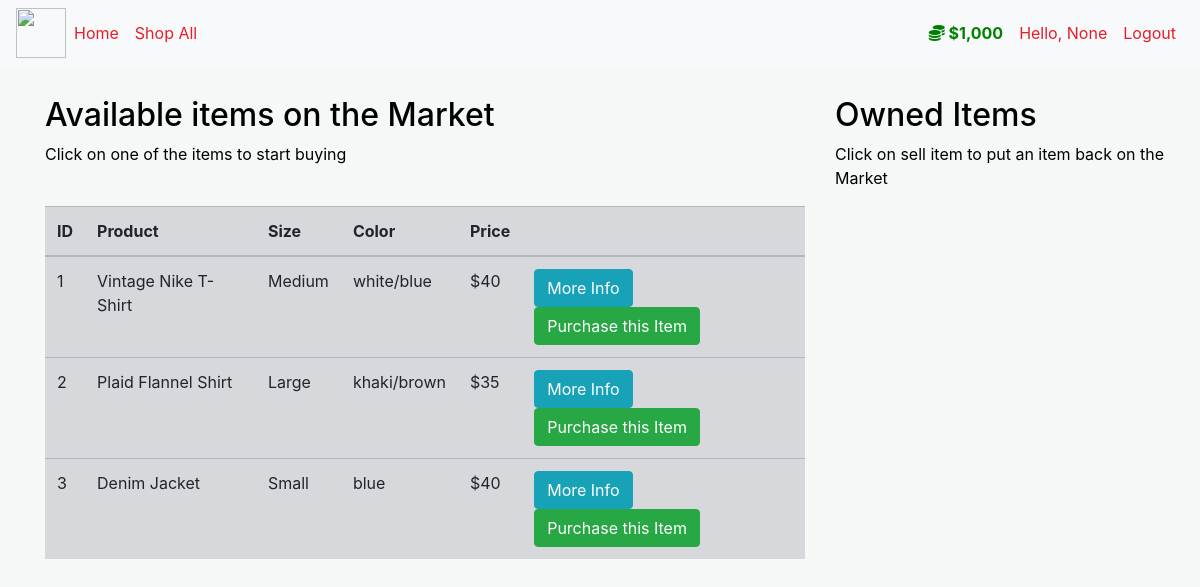
Page /stitch-shop-all (signed in) on the committed database.
### market/models.py (models this page shows, shortened)
class User(db.Model, UserMixin):
    id = db.Column(db.Integer(), primary_key=True)
    username = db.Column(db.String(length=30), nullable=False, unique=True)
    first_name = db.Column(db.String(),nullable=False)
    last_name = db.Column(db.String(), nullable=False)
    email_address = db.Column(db.String(length=50), nullable=False, unique=True)
    password_hash = db.Column(db.String(length=60), nullable=False)
    budget = db.Column(db.Integer(), nullable=False, default=1000)
    items = db.relationship('Item', backref='owned_user', lazy=True)
    @property
    def prettier_budget(self):
        if len(str(self.budget)) >= 4:
            return f'${str(self.budget)[:-3]},{str(self.budget)[-3:]}'
        else:
            return f'${self.budget}'
    @property
    def password(self):
        return self.password

class Item(db.Model):
    id = db.Column(db.Integer(), primary_key=True)
    product = db.Column(db.String(length=30), nullable=False, unique=True)
    size = db.Column(db.String(length=10), nullable=False)
    color = db.Column(db.String(length=20), nullable=False)
    price = db.Column(db.Integer(), nullable=False)
    description = db.Column(db.String(length=1024), nullable=False, unique=True)
    owner = db.Column(db.Integer(), db.ForeignKey('user.id'))

### market/routes.py (the view, shortened to what this page needs)
@app.route('/stitch-shop-all', methods=['GET', 'POST'])
@login_required
def market_page():
    purchase_form = PurchaseItemForm()
    selling_form = SellItemForm()
    if request.method == "GET":
        items = Item.query.filter_by(owner=None)
        owned_items = Item.query.filter_by(owner=current_user.id)
        return render_template('market.html', items=items, purchase_form=purchase_form, owned_items=owned_items, selling_form=selling_form)

### market/models.py (called while the page is built)
@login_manager.user_loader
def load_user(user_id):
   return User.query.get(int(user_id))

### market/templates/market.html (shortened to what this page needs)
{% extends 'base.html' %}
{% block content %}
<div class="row" style="margin-top:30px; margin-left:30px">
   <div class="col-8">
       <h2>Available items on the Market</h2>
       <p>Click on one of the items to start buying</p>
       <br>
      <table class="table table-hover table-secondary">
         <thead>
            <tr>
               <th scope="col">ID</th>
               <th scope="col">Product</th>
               <th scope="col">Size</th>
               <th scope="col">Color</th>
               <th scope="col">Price</th>
               <th scope="col"></th>
            </tr>
         </thead>
         <tbody>
            {% for item in items %}
            <tr>
               <td>{{ item.id }}</td>
               <td>{{ item.product }}</td>
               <td>{{ item.size }}</td>
               <td>{{ item.color }}</td>
               <td>${{ item.price }}</td>
               <td>
                  <button class="btn btn-outline btn-info" data-toggle="modal" data-target="#Modal-MoreInfo-{{ item.id }}">More Info</button>
                  <button class="btn btn-outline btn-success" data-toggle="modal" data-target="#Modal-PurchaseConfirm-{{ item.id }}">Purchase this Item</button>
               </td>
            </tr>
            {% endfor %}
         </tbody>
      </table>
   </div>
   <div class="col-4">
        <h2>Owned Items</h2>
        <p>Click on sell item to put an item back on the Market</p>
        <br>
   </div>
</div>
{% endblock %}

### market/templates/base.html (shortened to what this page needs)
<!doctype html>
<html lang="en">
   <head>
      <link rel="stylesheet" href="https://cdn.jsdelivr.net/npm/bootstrap@4.5.3/dist/css/bootstrap.min.css">
   </head>
   <body>
    <nav class="navbar navbar-expand-md navbar-dar bg-light">
      <img class="mb-0" src="https://dcassetcdn.com/design_img/3666577/122073/122073_21153742_3666577_d4608d30_image.png" alt="" width='50' height='50'>
      <div class="collapse navbar-collapse" id="navbarNav">
        <ul class="navbar-nav mr-auto">
            <li class="nav-item active">
                <a class="nav-link" style = color:#e41e2a href="{{ url_for('home_page') }}">Home <span class="sr-only">(current)</span></a>
            </li>
            <li class="nav-item">
                <a class="nav-link" style = color:#e41e2a href="{{ url_for('market_page') }}">Shop All</a>
            </li>
        </ul>
          {% if current_user.is_authenticated %}
            <ul class="navbar-nav">
                <li class="nav-item">
                    <a class="nav-link" style = 'color: green; font-weight: bold'>
                        <i class = 'fas fa-coins'></i>
                        {{ current_user.prettier_budget }}
                    </a>
                </li>
                <li class="nav-item">
                    <a class="nav-link" style = color:#e41e2a>Hello, {{ current_user.first_name}}</a>
                </li>
                <li class="nav-item">
                    <a class="nav-link" style = color:#e41e2a href="{{ url_for('logout_page') }}">Logout</a>
                </li>
            </ul>
          {% endif %}
      </div>
    </nav>
      {% block content %}
      {% endblock %}
   </body>
</html>

### market/templates/base.html (style rules this page uses)
body { background-color: #f4f8f7; color: black }

### rows in the picture
User: prettier_budget "$1,000", first_name "None"
Item: id "1", product "Vintage Nike T-Shirt", size "Medium", color "white/blue", price "40"
Item: id "2", product "Plaid Flannel Shirt", size "Large", color "khaki/brown", price "35"
Item: id "3", product "Denim Jacket", size "Small", color "blue", price "40"
